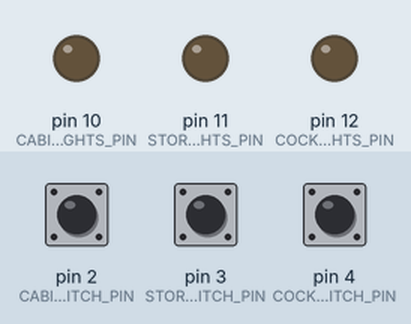
This sketch was run on a simulated Arduino Uno, built with avr-gcc and run on an emulated ATmega328P. Parts: output pins drawn as LEDs (lit = HIGH). Inputs (shaded band) come from the test bench; at power-on: pin 2 (CABIN_LIGHTS_SWITCH_PIN) LOW, pin 3 (STORAGE_LIGHTS_SWITCH_PIN) LOW, pin 4 (COCKPIT_LIGHTS_SWITCH_PIN) LOW.

Above: at 1.2 s.
1.3 s: pin 2 (CABIN_LIGHTS_SWITCH_PIN) pulled HIGH for 0.15 s
At 1.37 s:
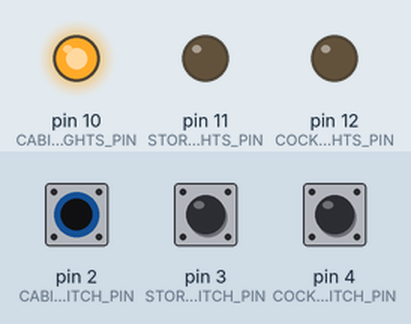
2.9 s: pin 3 (STORAGE_LIGHTS_SWITCH_PIN) pulled HIGH for 0.15 s
At 2.97 s:
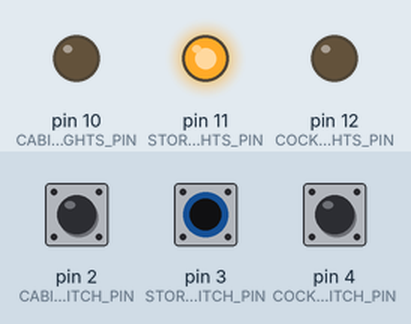
4.5 s: pin 4 (COCKPIT_LIGHTS_SWITCH_PIN) pulled HIGH for 0.15 s
At 4.57 s:
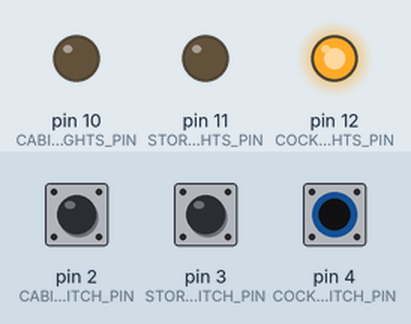
6.1 s: pin 4 (COCKPIT_LIGHTS_SWITCH_PIN) pulled HIGH for 3.2 s
At 10.2 s:
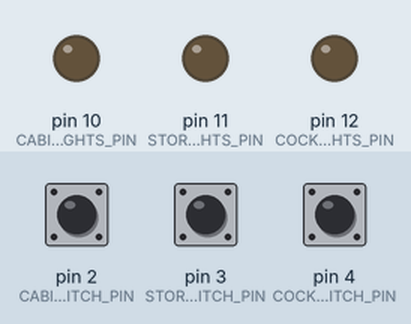
10.8 s: pin 2 (CABIN_LIGHTS_SWITCH_PIN) pulled HIGH for 3.2 s
At 11.4 s:
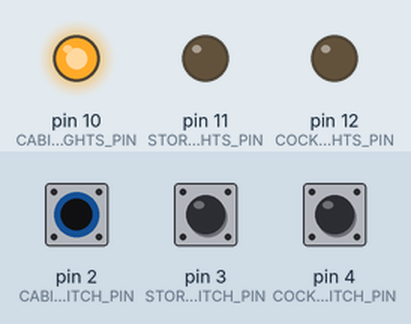
15.5 s: pin 2 (CABIN_LIGHTS_SWITCH_PIN) driven HIGH and pin 3 (STORAGE_LIGHTS_SWITCH_PIN) driven HIGH
At 16.1 s:
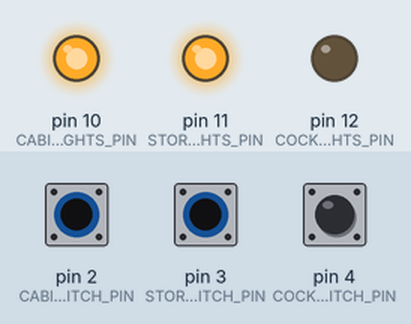
Timing chart, 0 to 18.0 s (numbered marks = the images above; inputs shaded):
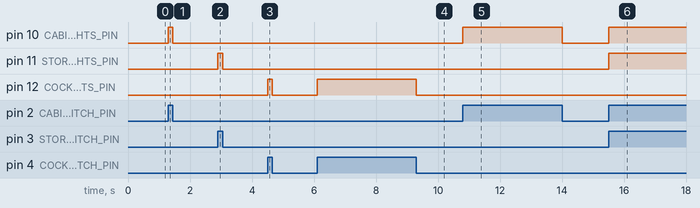

Measured:
- after the input at 1.3 s, pin 10 (CABIN_LIGHTS_PIN): LOW → HIGH at once, → LOW 0.15 s later
- after the input at 2.9 s, pin 11 (STORAGE_LIGHTS_PIN): LOW → HIGH at once, → LOW 0.15 s later
- after the input at 4.5 s, pin 12 (COCKPIT_LIGHTS_PIN): LOW → HIGH at once, → LOW 0.15 s later
- after the input at 6.1 s, pin 12 (COCKPIT_LIGHTS_PIN): LOW → HIGH at once, → LOW 3.2 s later
- after the input at 10.8 s, pin 10 (CABIN_LIGHTS_PIN): LOW → HIGH at once, → LOW 3.2 s later
- after the input at 15.5 s, pin 10 (CABIN_LIGHTS_PIN), pin 11 (STORAGE_LIGHTS_PIN): LOW → HIGH at once

The sketch:

day_4.ino
```cpp
#include "Arduino.h"


// alternative to #define CABIN_LIGHS_PIN 10.
// #define is deprecated
// May also see uint8_t or unsigned char, which are
// the same as byte.
const byte CABIN_LIGHTS_PIN = 10;
const byte STORAGE_LIGHTS_PIN = 11;
const byte COCKPIT_LIGHTS_PIN = 12;

const byte CABIN_LIGHTS_SWITCH_PIN = 2;
const byte STORAGE_LIGHTS_SWITCH_PIN = 3;
const byte COCKPIT_LIGHTS_SWITCH_PIN = 4;

void setup() {
  // put your setup code here, to run once:
  pinMode(CABIN_LIGHTS_PIN, OUTPUT);
  pinMode(STORAGE_LIGHTS_PIN, OUTPUT);
  pinMode(COCKPIT_LIGHTS_PIN, OUTPUT);

  pinMode(CABIN_LIGHTS_SWITCH_PIN, INPUT);
  pinMode(STORAGE_LIGHTS_SWITCH_PIN, INPUT);
  pinMode(COCKPIT_LIGHTS_SWITCH_PIN, INPUT);

}

void loop() {
  // put your main code here, to run repeatedly:

  // if(digitalRead(CABIN_LIGHTS_SWITCH_PIN) == HIGH) {
  //   digitalWrite(CABIN_LIGHTS_PIN, HIGH);
  // } else {
  //   digitalWrite(CABIN_LIGHTS_PIN, LOW);
  // }

  // if(digitalRead(STORAGE_LIGHTS_SWITCH_PIN) == HIGH) {
  //   digitalWrite(STORAGE_LIGHTS_PIN, HIGH);
  // } else {
  //   digitalWrite(STORAGE_LIGHTS_PIN, LOW);
  // }

  // if(digitalRead(COCKPIT_LIGHTS_SWITCH_PIN) == HIGH) {
  //   digitalWrite(COCKPIT_LIGHTS_PIN, HIGH);
  // } else {
  //   digitalWrite(COCKPIT_LIGHTS_PIN, LOW);
  // }

  digitalWrite(CABIN_LIGHTS_PIN, digitalRead(CABIN_LIGHTS_SWITCH_PIN));
  digitalWrite(STORAGE_LIGHTS_PIN, digitalRead(STORAGE_LIGHTS_SWITCH_PIN));
  digitalWrite(COCKPIT_LIGHTS_PIN, digitalRead(COCKPIT_LIGHTS_SWITCH_PIN));


}
```
